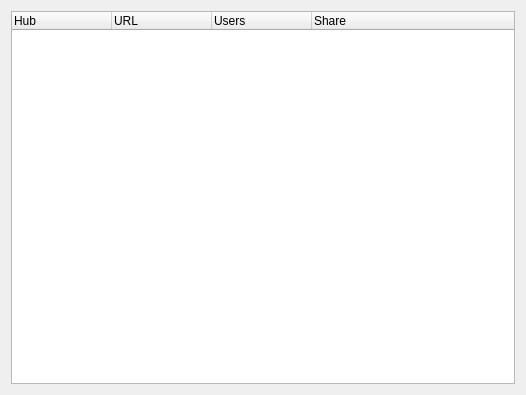
<?xml version="1.0" encoding="UTF-8"?>
<ui version="4.0">
 <class>UIHubManager</class>
 <widget class="QWidget" name="UIHubManager">
  <property name="geometry">
   <rect>
    <x>0</x>
    <y>0</y>
    <width>526</width>
    <height>395</height>
   </rect>
  </property>
  <property name="windowTitle">
   <string>Form</string>
  </property>
  <layout class="QGridLayout" name="gridLayout">
   <item row="0" column="0">
    <widget class="QTreeWidget" name="treeWidget">
     <property name="editTriggers">
      <set>QAbstractItemView::NoEditTriggers</set>
     </property>
     <property name="rootIsDecorated">
      <bool>false</bool>
     </property>
     <property name="itemsExpandable">
      <bool>false</bool>
     </property>
     <property name="expandsOnDoubleClick">
      <bool>false</bool>
     </property>
     <column>
      <property name="text">
       <string>Hub</string>
      </property>
     </column>
     <column>
      <property name="text">
       <string>URL</string>
      </property>
     </column>
     <column>
      <property name="text">
       <string>Users</string>
      </property>
     </column>
     <column>
      <property name="text">
       <string>Share</string>
      </property>
     </column>
    </widget>
   </item>
  </layout>
 </widget>
 <resources/>
 <connections/>
</ui>
